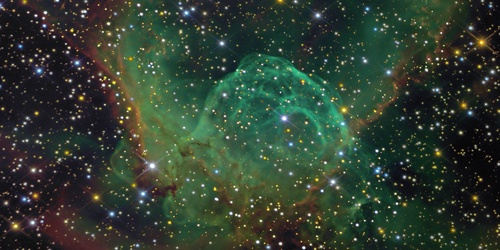
#> input picture images/Galaxy.jpg, 500 x 250 px, given in place of the camera
$ jupyter execute VirtualPaint.ipynb
#> lines starting #> are read from the running program, lines starting #| are printed output that depends on the picture; after the words box and inside, x2 and y2 are one past the last pixel; in counts of white or black regions, pixels touching at a corner belong together
[cell 1]
import cv2
import numpy as np

[cell 2]
cap = cv2.VideoCapture(0)

frameWidth = 640
frameHeight = 480
cap.set(cv2.
CAP_PROP_FRAME_WIDTH, frameWidth)
cap.set(cv2.CAP_PROP_FRAME_HEIGHT, frameHeight)


# Determine The colors Of My Pencils

# ✅ Créer d'abord une fenêtre nommée
cv2.namedWindow("TrackBars")
cv2.resizeWindow("TrackBars",500,500)

## ✅ Ajouter la trackbar à la fenêtre
def empty(a):
    pass

cv2.createTrackbar("Hue Min","TrackBars",12,179,empty)
cv2.createTrackbar("Hue Max","TrackBars",168,179,empty)
cv2.createTrackbar("Sat Min","TrackBars",0,255,empty)
cv2.createTrackbar("Sat Max","TrackBars",255,255,empty)
cv2.createTrackbar("Val Min","TrackBars",0,255,empty)
cv2.createTrackbar("Val Max","TrackBars",255,255,empty)
while cap.isOpened():
    success, img = cap.read()
#> img is the input picture: shape (250, 500, 3); mean B, G, R 49.4, 62.5, 48.9
    imgHSV = cv2.cvtColor(img,cv2.COLOR_BGR2HSV)
#> imgHSV: shape (250, 500, 3); mean H, S, V 75, 94.2, 66.4
    h_min = cv2.getTrackbarPos("Hue Min","TrackBars")
    h_max = cv2.getTrackbarPos("Hue Max", "TrackBars")
    s_min = cv2.getTrackbarPos("Sat Min", "TrackBars")
    s_max = cv2.getTrackbarPos("Sat Max", "TrackBars")
    v_min = cv2.getTrackbarPos("Val Min", "TrackBars")
    v_max = cv2.getTrackbarPos("Val Max", "TrackBars")

    lower = np.array([h_min,s_min,v_min])
    upper = np.array([h_max,s_max,v_max])
    mask = cv2.inRange(imgHSV,lower,upper)
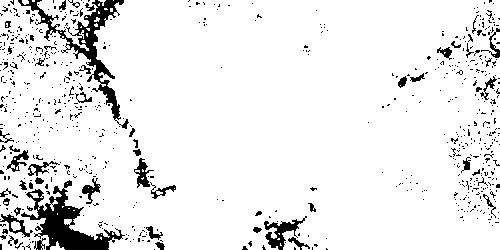
#> mask: shape (250, 500); 91.8% white; 692 black regions (639 under 20 px), largest, box (x1, y1, x2, y2) and area: (21, 180, 125, 250) 2372, (18, 0, 129, 129) 2155, (264, 216, 307, 250) 499

    mask = cv2.inRange(imgHSV,lower,upper)
    imgResult = cv2.bitwise_and(img,img,mask=mask)
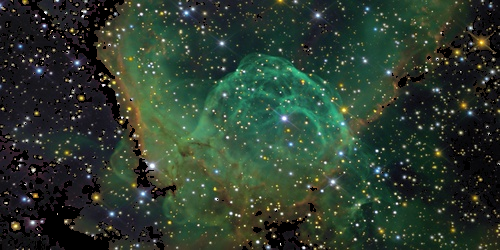
#> imgResult: shape (250, 500, 3); mean B, G, R 46.2, 59.2, 44.3

    cv2.imshow("Mask", mask)
    cv2.imshow("Result", imgResult)

    if cv2.waitKey(1) & 0xFF == ord('q'):
#> (key q is pressed here)
        cv2.destroyAllWindows()
        cap.release()
        break

[cell 3]
myColors =[[60,51,167 ,91,87,204],[22,39,221,33,94,255]] # [h_min,s_min,v_min   ,  h_max,s_max,v_max] FOR Green , Fluo
myColorValues = [[0,204,0],[15,255,255]] # BGR of Green , Fluo

[cell 4]
def findColor(img,myColors,myColorValues):
    imgHSV =cv2.cvtColor(img,cv2.COLOR_BGR2HSV)
    newPoints = []
    for i,color in enumerate(myColors) :
        lower = np.array(color[:3])
        upper = np.array(color[3:])
        mask = cv2.inRange(imgHSV,lower,upper)
        cv2.imshow(f"{str(i)}",mask)
        x,y = get_contours(mask)
        # Draw a circle on the tip of the pen having the same color of the pen
        #cv2.circle(imgResult,(x,y),30,myColorValues[i],-1)
        if x!= 0 and y!=0 :
            newPoints.append([x,y,i])
    # Return Points
    return newPoints

def get_contours(img):
    contours, hierarchy = cv2.findContours(img,cv2.RETR_EXTERNAL,cv2.CHAIN_APPROX_NONE)
    x,y,h,w =0,0,0,0
    for cnt in contours :
        area = cv2.contourArea(cnt)
        if area > 90:
            print(f"area : {area} ")
            #cv2.drawContours(imgResult, [cnt], -1, (0, 0, 255), 8)
            perimetre = cv2.arcLength(cnt, True)
            print(f"Perimetre : {perimetre}")
            # Detet The corner Points
            approx= cv2.approxPolyDP(cnt,0.02*perimetre,True)
            print(f"approx : {len(approx)}")
            x,y,w,h = cv2.boundingRect(approx)

        # Return The Tipe of the pen
    return x+w//2 ,y

[cell 5]
def drawOnCanvas(img,myPoints,myColorValues):
    for point in myPoints :
        cv2.circle(img,(point[0] ,point[1]),10,myColorValues[point[2]],-1)

[cell 6]
cap = cv2.VideoCapture(0)
myPoints = [] # [ x,y,colorId ]
while cap.isOpened() :
    success , img = cap.read()
    cv2.putText(img, "Colors used :", (0,15),cv2.FONT_HERSHEY_COMPLEX,0.5,(0,0,0),2)
    cv2.circle(img,(140,10),10,myColorValues[0],-1)
    cv2.circle(img,(160,10),10,myColorValues[1],-1)
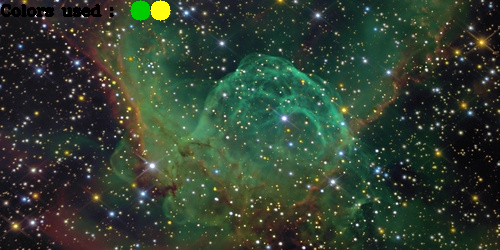
#> img: shape (250, 500, 3); mean B, G, R 48.8, 63, 48.9
    drawOnCanvas(img,myPoints,myColorValues)
    imgResult = img.copy()
    newPoints = findColor(imgResult,myColors,myColorValues)
#> in findColor, `imgHSV =cv2.cvtColor(img,cv2.COLOR_BGR2HSV)`: imgHSV: shape (250, 500, 3); mean H, S, V 74.2, 94.6, 66.8
#> the loop in findColor, `for i,color in enumerate(myColors) :` made 2 passes
#> (contours in get_contours, x, y) on passes 1 to 2: (32 contours, all with area under 20, 0, 0), (33 contours, all with area under 20, 0, 0)
#> pass 1, in findColor, `mask = cv2.inRange(imgHSV,lower,upper)`:
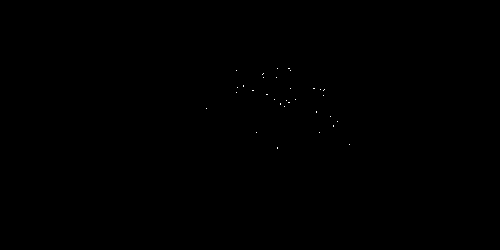
#> mask: shape (250, 500); 0.04% white in thin lines or dots, all inside (x1, y1, x2, y2) = (206, 68, 350, 149)
#> pass 2, in findColor, `mask = cv2.inRange(imgHSV,lower,upper)`:
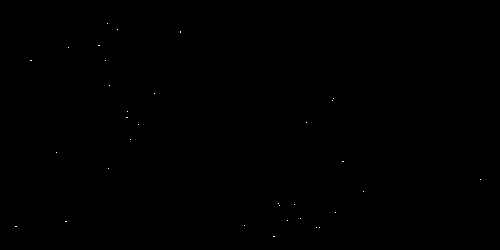
#> mask: shape (250, 500); 0.03% white in thin lines or dots, all inside (x1, y1, x2, y2) = (15, 23, 481, 237)
#> after the loop in findColor, `for i,color in enumerate(myColors) :`: newPoints = []
#> newPoints = []

    if len(newPoints) != 0 :
        for newP in newPoints :
            myPoints.append(newP)
    if len(newPoints) != 0 :
        drawOnCanvas(imgResult,myPoints,myColorValues)


    cv2.imshow("Result", imgResult)
    if cv2.waitKey(1) & 0xFF == ord('q'):
#> (key q is pressed here)
        cv2.destroyAllWindows()
        cap.release()
        break

$ run again, on images/House.jpg
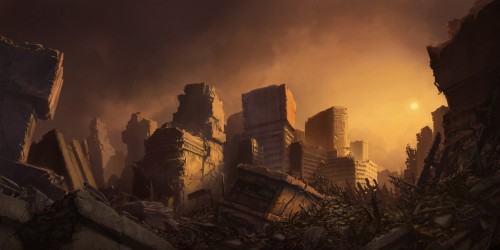
#> input picture images/House.jpg, 500 x 250 px, given in place of the camera
#> img is the input picture: shape (250, 500, 3); mean B, G, R 34.8, 52.4, 81
#> `mask = cv2.inRange(imgHSV,lower,upper)`:
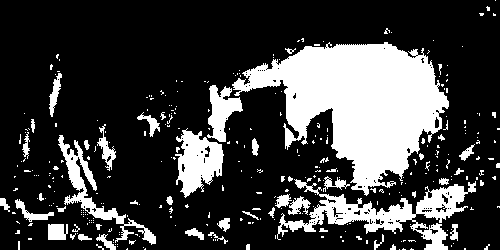
#> mask: shape (250, 500); 24.5% white; 327 white regions (278 under 20 px), largest, box (x1, y1, x2, y2) and area: (232, 42, 449, 196) 16957, (277, 179, 476, 250) 4182, (175, 128, 224, 198) 2003
#> `cv2.circle(img,(160,10),10,myColorValues[1],-1)`:
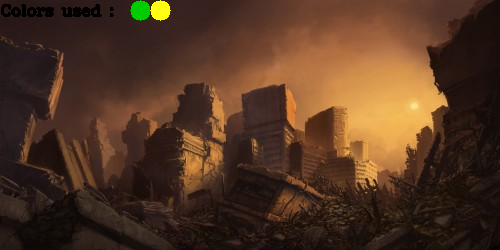
#> img: shape (250, 500, 3); mean B, G, R 34.6, 53.2, 81.1
#> the loop in findColor, `for i,color in enumerate(myColors) :` made 2 passes
#> (x, y) on passes 1 to 2: (0, 0), (0, 0)
#> after the loop in findColor, `for i,color in enumerate(myColors) :`: newPoints = []
